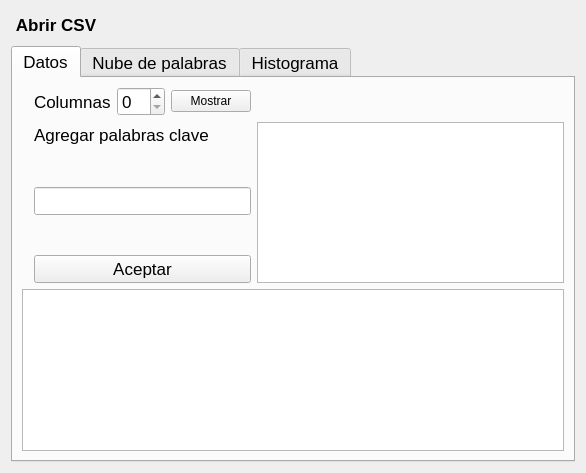
<?xml version="1.0" encoding="UTF-8"?>
<ui version="4.0">
 <class>Form</class>
 <widget class="QWidget" name="Form">
  <property name="geometry">
   <rect>
    <x>0</x>
    <y>0</y>
    <width>586</width>
    <height>473</height>
   </rect>
  </property>
  <property name="windowTitle">
   <string>Form</string>
  </property>
  <property name="styleSheet">
   <string notr="true"/>
  </property>
  <layout class="QHBoxLayout" name="horizontalLayout">
   <item>
    <layout class="QGridLayout" name="gridLayout">
     <item row="0" column="0" rowspan="2">
      <widget class="QPushButton" name="ButtonOpen">
       <property name="sizePolicy">
        <sizepolicy hsizetype="Minimum" vsizetype="Fixed">
         <horstretch>0</horstretch>
         <verstretch>0</verstretch>
        </sizepolicy>
       </property>
       <property name="minimumSize">
        <size>
         <width>54</width>
         <height>26</height>
        </size>
       </property>
       <property name="font">
        <font>
         <pointsize>13</pointsize>
         <weight>75</weight>
         <bold>true</bold>
        </font>
       </property>
       <property name="styleSheet">
        <string notr="true">
selection-background-color: rgb(255, 68, 21);
border-color: rgb(255, 97, 100);</string>
       </property>
       <property name="text">
        <string>Abrir CSV</string>
       </property>
       <property name="icon">
        <iconset>
         <normaloff>../../../youtube AI creative/indexezd.png</normaloff>../../../youtube AI creative/indexezd.png</iconset>
       </property>
       <property name="iconSize">
        <size>
         <width>50</width>
         <height>14</height>
        </size>
       </property>
       <property name="checkable">
        <bool>false</bool>
       </property>
       <property name="autoRepeat">
        <bool>false</bool>
       </property>
       <property name="default">
        <bool>true</bool>
       </property>
       <property name="flat">
        <bool>true</bool>
       </property>
      </widget>
     </item>
     <item row="1" column="1">
      <widget class="Line" name="line">
       <property name="orientation">
        <enum>Qt::Horizontal</enum>
       </property>
      </widget>
     </item>
     <item row="0" column="2">
      <spacer name="horizontalSpacer">
       <property name="orientation">
        <enum>Qt::Horizontal</enum>
       </property>
       <property name="sizeHint" stdset="0">
        <size>
         <width>40</width>
         <height>20</height>
        </size>
       </property>
      </spacer>
     </item>
     <item row="2" column="0" colspan="3">
      <widget class="QTabWidget" name="tabWidget">
       <property name="font">
        <font>
         <pointsize>13</pointsize>
        </font>
       </property>
       <property name="currentIndex">
        <number>0</number>
       </property>
       <widget class="QWidget" name="tab">
        <attribute name="title">
         <string>Datos</string>
        </attribute>
        <layout class="QGridLayout" name="gridLayout_2">
         <item row="1" column="5">
          <widget class="QTextEdit" name="textEdit"/>
         </item>
         <item row="2" column="0" colspan="6">
          <widget class="QTableWidget" name="tableWidget"/>
         </item>
         <item row="0" column="4">
          <widget class="QPushButton" name="BtnDescribe">
           <property name="font">
            <font>
             <pointsize>9</pointsize>
            </font>
           </property>
           <property name="text">
            <string>Mostrar</string>
           </property>
          </widget>
         </item>
         <item row="0" column="5">
          <spacer name="horizontalSpacer_2">
           <property name="orientation">
            <enum>Qt::Horizontal</enum>
           </property>
           <property name="sizeHint" stdset="0">
            <size>
             <width>40</width>
             <height>20</height>
            </size>
           </property>
          </spacer>
         </item>
         <item row="0" column="2">
          <widget class="QLabel" name="label">
           <property name="text">
            <string>Columnas</string>
           </property>
          </widget>
         </item>
         <item row="0" column="3">
          <widget class="QSpinBox" name="spinBox"/>
         </item>
         <item row="1" column="2" colspan="3">
          <layout class="QVBoxLayout" name="verticalLayout">
           <property name="spacing">
            <number>40</number>
           </property>
           <item>
            <widget class="QLabel" name="label_2">
             <property name="enabled">
              <bool>true</bool>
             </property>
             <property name="text">
              <string>Agregar palabras clave</string>
             </property>
            </widget>
           </item>
           <item>
            <widget class="QLineEdit" name="lineEdit"/>
           </item>
           <item>
            <widget class="QPushButton" name="BtnAceptar">
             <property name="text">
              <string>Aceptar</string>
             </property>
            </widget>
           </item>
          </layout>
         </item>
        </layout>
       </widget>
       <widget class="QWidget" name="tab_3">
        <attribute name="title">
         <string>Nube de palabras</string>
        </attribute>
       </widget>
       <widget class="QWidget" name="tab_2">
        <attribute name="title">
         <string>Histograma</string>
        </attribute>
        <layout class="QGridLayout" name="gridLayout_3">
         <item row="1" column="0" colspan="2">
          <widget class="QFrame" name="frame">
           <property name="frameShape">
            <enum>QFrame::StyledPanel</enum>
           </property>
           <property name="frameShadow">
            <enum>QFrame::Raised</enum>
           </property>
          </widget>
         </item>
         <item row="0" column="0">
          <widget class="QComboBox" name="comboBox"/>
         </item>
         <item row="0" column="2">
          <widget class="QComboBox" name="comboBox_3"/>
         </item>
         <item row="0" column="3">
          <widget class="QPushButton" name="pushButton">
           <property name="font">
            <font>
             <pointsize>11</pointsize>
            </font>
           </property>
           <property name="text">
            <string>Graficar</string>
           </property>
          </widget>
         </item>
         <item row="0" column="1">
          <widget class="QComboBox" name="comboBox_2"/>
         </item>
         <item row="0" column="4">
          <spacer name="horizontalSpacer_3">
           <property name="orientation">
            <enum>Qt::Horizontal</enum>
           </property>
           <property name="sizeHint" stdset="0">
            <size>
             <width>40</width>
             <height>20</height>
            </size>
           </property>
          </spacer>
         </item>
        </layout>
       </widget>
      </widget>
     </item>
    </layout>
   </item>
  </layout>
 </widget>
 <resources/>
 <connections/>
</ui>
